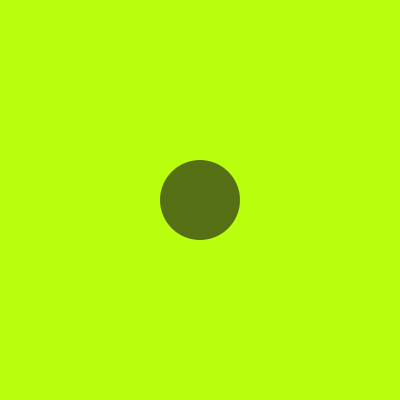
Frame 1 (no input)
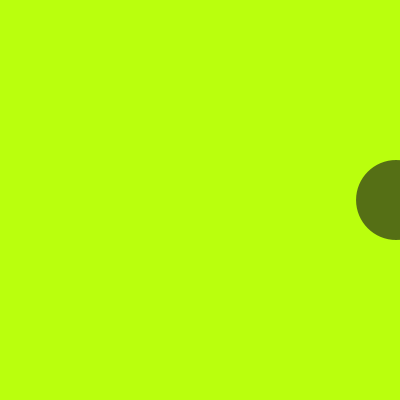
Frame 60 (the mouse pressed at the canvas centre just before this capture)
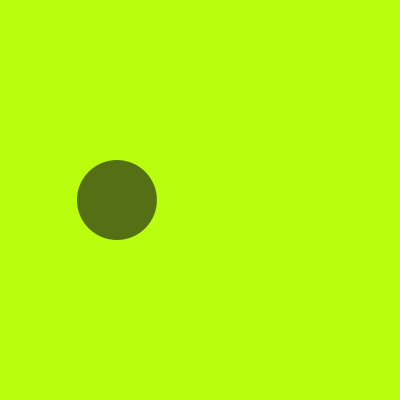
Frame 120 (the mouse held since frame 60 and released just before this capture)

The Processing sketch that drew these frames (run headless with seeded random() and noise(); from frame 60 on, the mouse is pressed at the canvas centre):

// Processing sketch: sketch_43
// ── sketch_43.pde
// episode 43 fun programming
// animate using sin() less math thanks to map()

float a = 0;

void setup() {
  size(400, 400);
  background(#BAFF0D);
  fill(#556F15);
  noStroke();
  smooth();  
}

void draw() {
  background(#BAFF0D); 
  float x = map(sin(a),-1,1,0, width);
  ellipse(x, 200, 80, 80);
  a = a + 0.03; 
}
